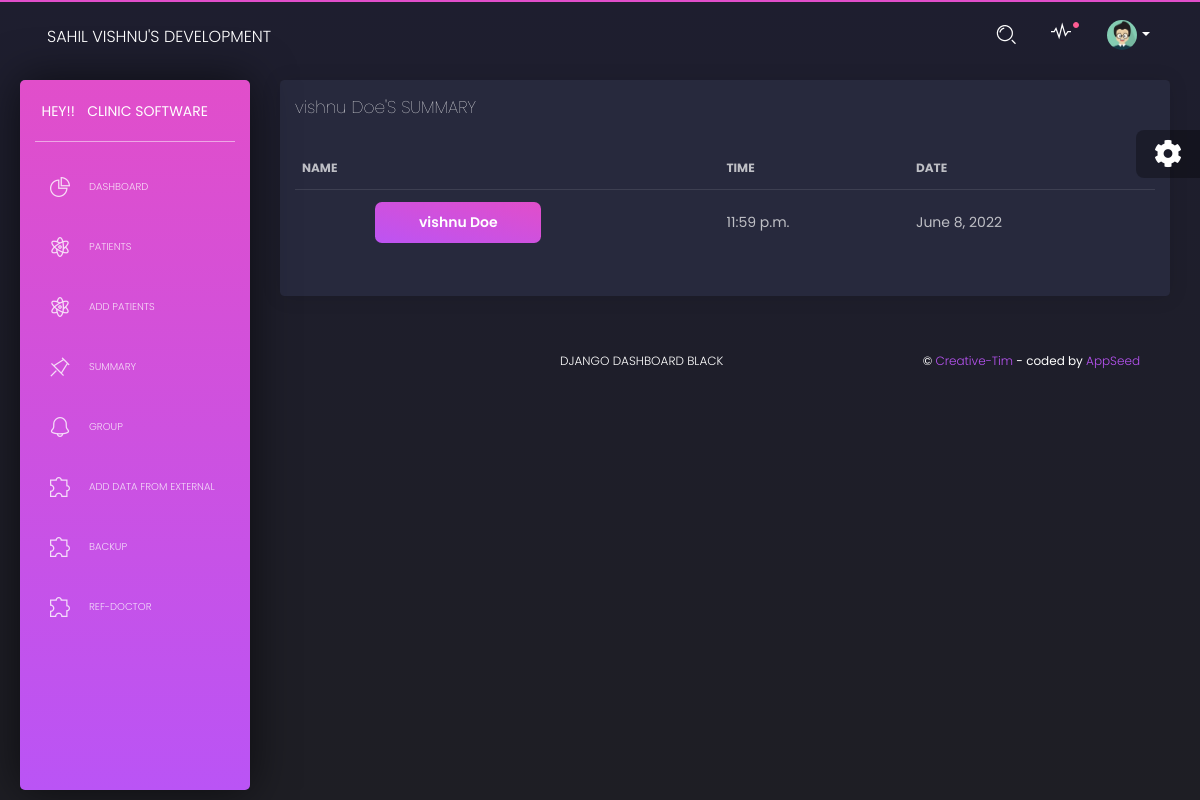
/particular_person_summary/3, run on an earlier commit of the app's database.
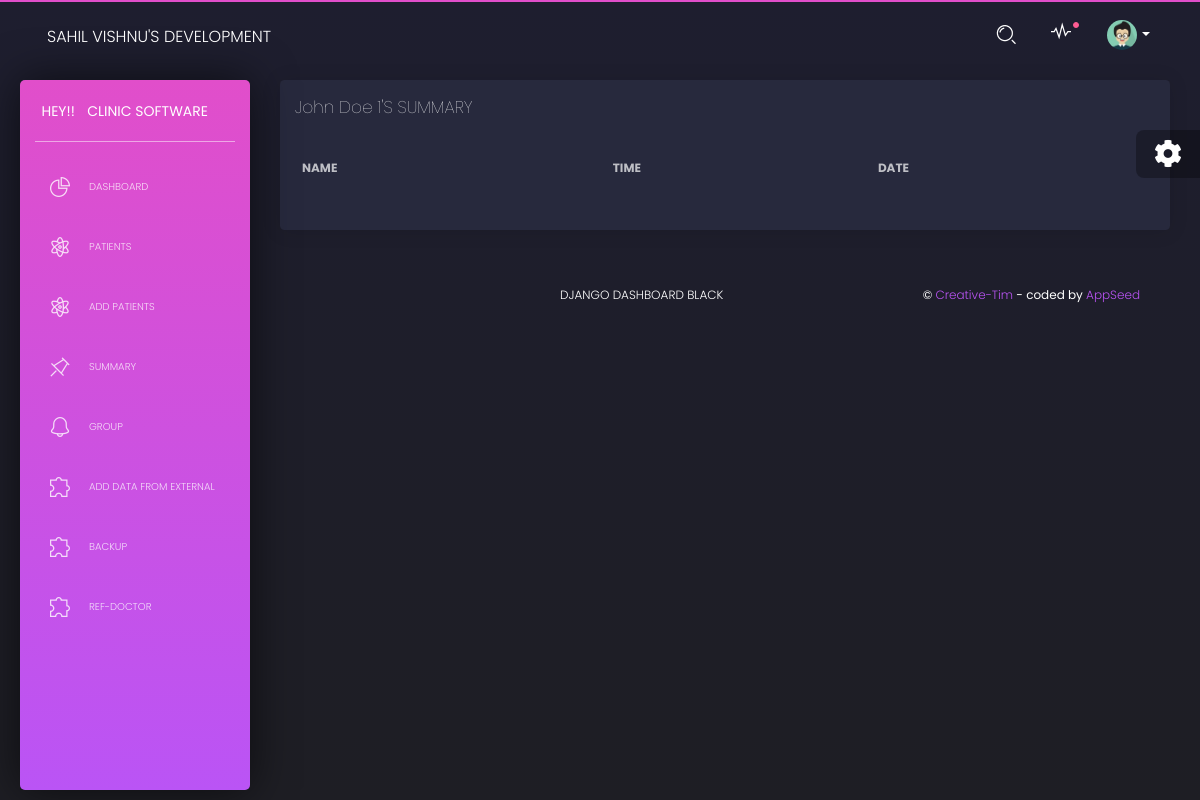
And on a later commit of the database.
### loginmodule/models.py (models this page shows, shortened)
class patient_detail(models.Model):
    patient_id=models.AutoField
    fname = models.CharField(max_length=20)
    lname = models.CharField(max_length=20)
    note = models.TextField(max_length=40,null=True)
    age = models.IntegerField(null=True)
    weight = models.IntegerField(null=True)
    contact = models.IntegerField(null=True)
    address  = models.CharField(max_length=50,null=True)
    rperson = models.CharField(max_length=20,null=True)

class patient_health_detail(models.Model):
    patient_visit=models.AutoField
    patient_id=models.ForeignKey(patient_detail, on_delete=models.CASCADE)
    fname = models.CharField(max_length=20)
    lname = models.CharField(max_length=20)
    symptoms = models.CharField(max_length=30)
    diagnostic = models.CharField(max_length=30)
    prescription= models.TextField(max_length=30)
    note = models.TextField(max_length=30,default=0)
    m_time = models.TextField(max_length=30,default=0)
    countt = models.TextField(max_length=20,default=0)
    report = models.CharField(max_length=30)
    date = models.DateField(default=datetime.now, blank=True)
    time=models.TimeField(default=datetime.now, blank=True)
    fees = models.IntegerField(default=0)
    paid = models.IntegerField(default=0)
    paid_original=models.IntegerField(default=0)
    left_from_patient=models.IntegerField(default=0)
    left_from_doc=models.IntegerField(default=0)

### loginmodule/views.py (the view)
# urls.py: path('particular_person_summary/<int:i>',views.particular_person_summary, name='particular_person_summary'),
def particular_person_summary(request,i):
    visit=patient_health_detail.objects.filter(patient_id=i).all()
    patient_info = patient_detail.objects.get(id=i)
    s={'patient':visit,'id':i,'patient_info':patient_info}
    return render(request,'home/particular_patient.html',s)

### loginmodule/templates/home/particular_patient.html (shortened to what this page needs)
{% extends "layouts/base.html" %}
{% block content %}
<div class="row">
  <div class="col-md-12">
    <div class="card ">
      <div class="card-header">
        <h4 class="card-title"> {{patient_info.fname}} {{patient_info.lname}}'S  SUMMARY</h4>
      </div>
      <div class="card-body">
        <div class="table-responsive">
          <table class="table tablesorter " id="">
            <thead class=" text-primary">
              <tr>
                <th >
                  Name
                </th>
                <th>
                    TIME
                </th>
                <th>
                  DATE
                </th>
              </tr>
            </thead>
            <tbody>
                {% for p in patient %}
              <tr>
                <td>
                    <div class="row">
                        <div class="col-lg-8 ml-auto mr-auto">
                          <div class="row">
                            <div class="col-md-8">
                              <a href="{% url 'summary' p.id id  %}">
                      <button class="btn btn-primary btn-block" >{{p.fname}} {{p.lname}} </button>
                              </a>
                      </div>
                          </div>
                        </div>
                      </div>
                </td>
                <td>
                    {{p.time}}
                </td>
                <td>
                    {{p.date}}
                </td>
              </tr>
              {%endfor%}
            </tbody>
          </table>
        </div>
      </div>
    </div>
  </div>
{% endblock content %}

What changed in the data, as far as the page shows it:
removed patient_health_detail: fname "vishnu", lname "Doe", time "11:59 p.m.", date "June 8, 2022"
changed patient_detail: fname "vishnu" → "John"; lname "Doe" → "Doe 1"
